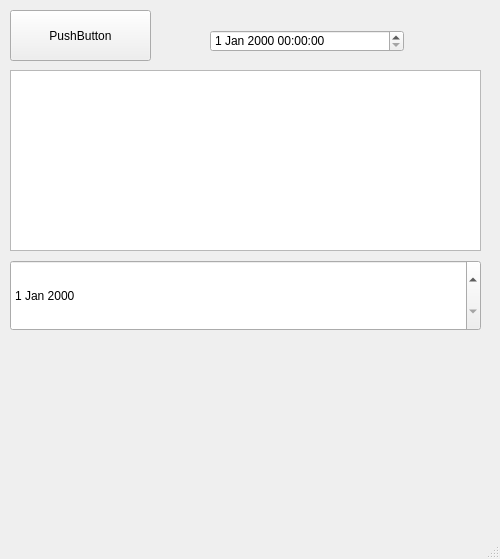
<?xml version="1.0" encoding="UTF-8"?>
<ui version="4.0">
 <class>MainWindow</class>
 <widget class="QMainWindow" name="MainWindow">
  <property name="geometry">
   <rect>
    <x>0</x>
    <y>0</y>
    <width>500</width>
    <height>559</height>
   </rect>
  </property>
  <property name="sizePolicy">
   <sizepolicy hsizetype="Fixed" vsizetype="Fixed">
    <horstretch>0</horstretch>
    <verstretch>0</verstretch>
   </sizepolicy>
  </property>
  <property name="minimumSize">
   <size>
    <width>0</width>
    <height>0</height>
   </size>
  </property>
  <property name="maximumSize">
   <size>
    <width>16777215</width>
    <height>16777215</height>
   </size>
  </property>
  <property name="sizeIncrement">
   <size>
    <width>0</width>
    <height>0</height>
   </size>
  </property>
  <property name="windowTitle">
   <string>MainWindow</string>
  </property>
  <widget class="QWidget" name="centralwidget">
   <widget class="QPushButton" name="pushButton">
    <property name="geometry">
     <rect>
      <x>10</x>
      <y>10</y>
      <width>141</width>
      <height>51</height>
     </rect>
    </property>
    <property name="text">
     <string>PushButton</string>
    </property>
   </widget>
   <widget class="QPlainTextEdit" name="plainTextEdit">
    <property name="geometry">
     <rect>
      <x>10</x>
      <y>70</y>
      <width>471</width>
      <height>181</height>
     </rect>
    </property>
   </widget>
   <widget class="QDateEdit" name="dateEdit">
    <property name="geometry">
     <rect>
      <x>10</x>
      <y>260</y>
      <width>471</width>
      <height>71</height>
     </rect>
    </property>
   </widget>
   <widget class="QDateTimeEdit" name="dateTimeEdit">
    <property name="geometry">
     <rect>
      <x>210</x>
      <y>30</y>
      <width>194</width>
      <height>22</height>
     </rect>
    </property>
   </widget>
  </widget>
  <widget class="QStatusBar" name="statusbar"/>
 </widget>
 <tabstops>
  <tabstop>pushButton</tabstop>
  <tabstop>plainTextEdit</tabstop>
 </tabstops>
 <resources/>
 <connections>
  <connection>
   <sender>pushButton</sender>
   <signal>clicked()</signal>
   <receiver>plainTextEdit</receiver>
   <slot>clear()</slot>
   <hints>
    <hint type="sourcelabel">
     <x>188</x>
     <y>109</y>
    </hint>
    <hint type="destinationlabel">
     <x>194</x>
     <y>254</y>
    </hint>
   </hints>
  </connection>
 </connections>
</ui>
